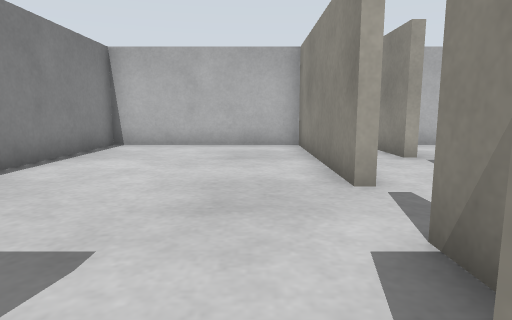
[1] (above)

16 first-person views from a walk through a world built for the Gazebo simulator. The camera is 0.5 m above the floor, tilts 8° down and sees 75° across. The floor is counted in squares, 0.5 m on a side. Each view is taken from the middle of a square. On the plan, view 1 faces up. The plan holds only what a view shows up to about 12 squares ahead; the rest is blank. The place goes on beyond the plan.

[2]
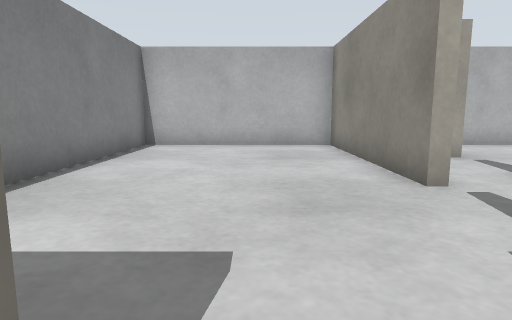

[3]
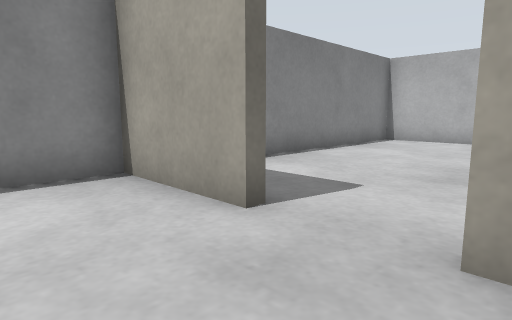

[4]
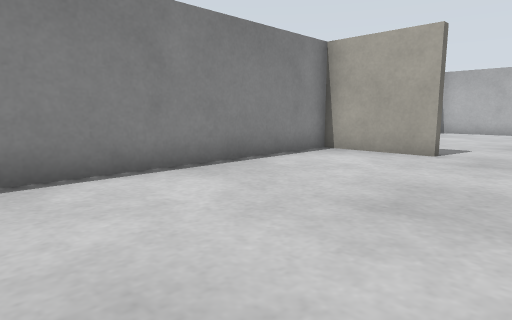

[5]
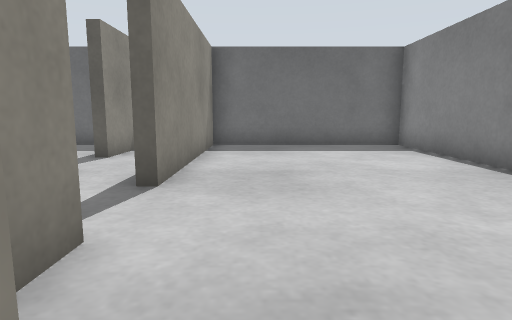

[6]
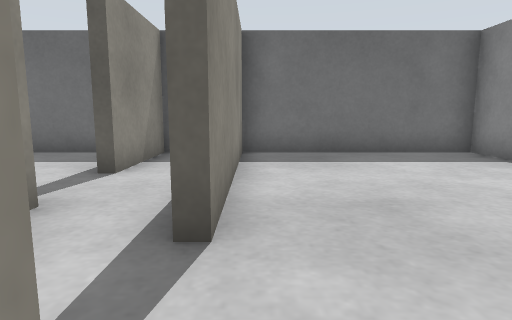

[7]
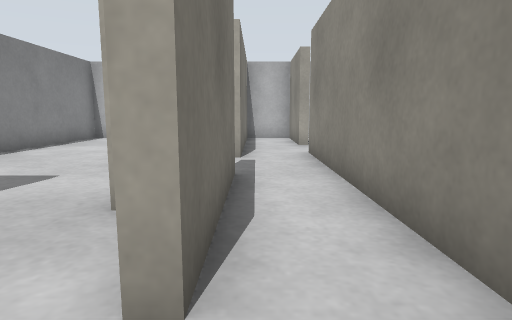

[8]
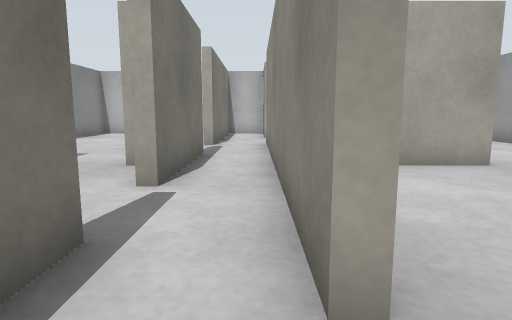

[9]
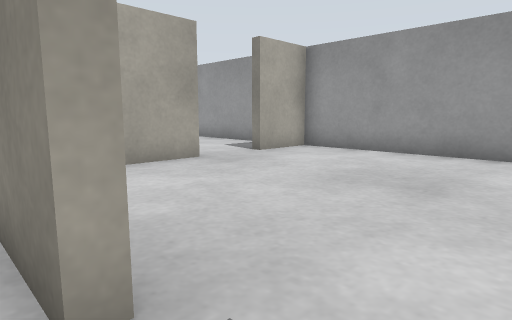

[10]
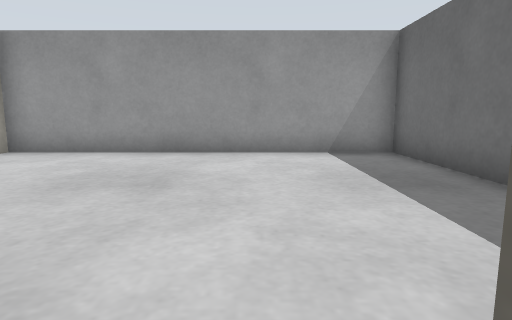

[11]
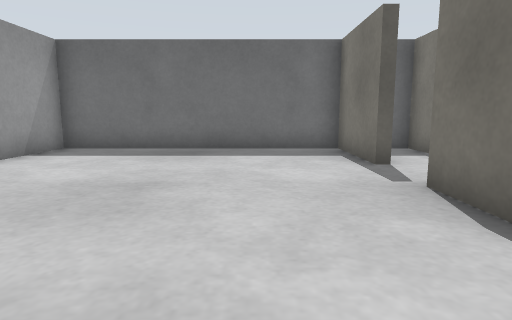

[12]
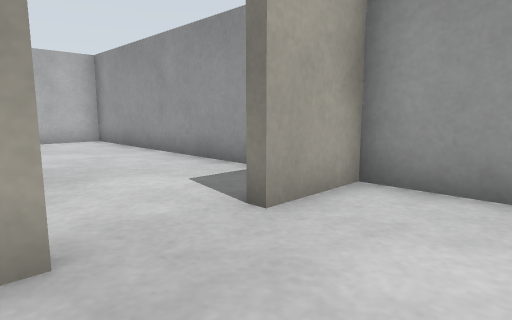

[13]
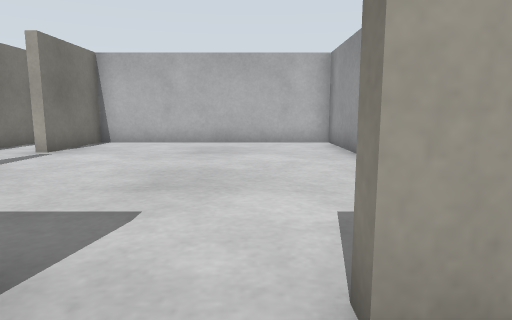

[14]
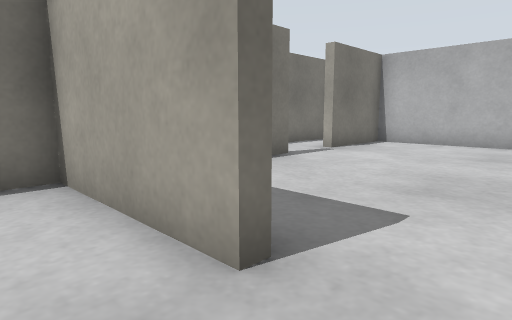

[15]
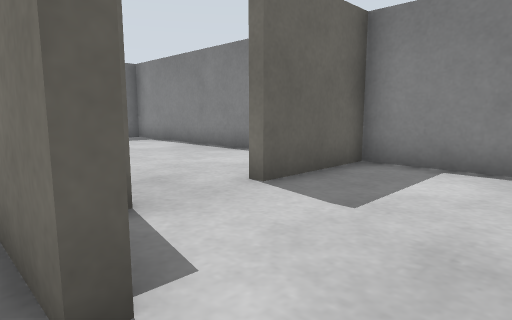

[16]
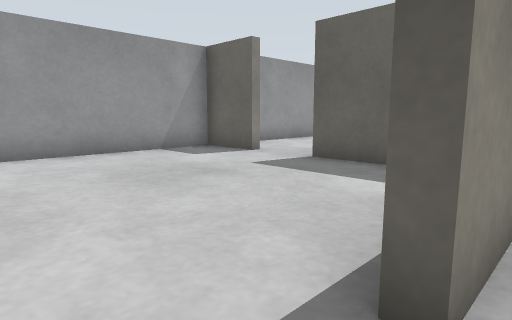

### Floor plan
Points are (right, up) in squares from view 1. A wall is a line through its corners. A room is listed if a view was taken in it or the views show most of it. See-through windows are left out.
Room 1 (views 1, 2, 3, 4, 6)
walls: (1.7, -1.5) (1.4, -1.5) (1.4, -0.8); (-1.5, 0.7) (-1.5, 0.4) (-4.5, 0.4) (-4.5, -9.5) (1.4, -9.5) (1.4, -3.5)
ways out: opening at (-0.5, 1) to room 2; opening at (2, -2.5) to room 3
Room 2 (view 5)
walls: (1.7, 4.5) (1.4, 4.5) (1.4, 10.5) (-4.5, 10.5) (-4.5, 0.7) (-1.5, 0.7); (1.4, 1.8) (1.4, 2.5)
low walls: (0.5, 0.2) (0.5, 0.8)
ways out: opening at (-0.5, 1) to room 1; opening at (2, 3.5) to room 3
Room 3 (views 7, 15)
walls: (1.7, 2.5) (1.7, -1.5); (1.4, -3.5) (1.7, -3.5) (1.7, -4.4); (3.4, -4.5) (3.4, 4.5)
low walls: (1.4, 2.5) (1.7, 2.5)
ways out: opening at (2, -2.5) to room 1; opening at (2, 3.5) to room 2; opening at (3, -4) to room 4; opening at (3, 5) to room 6
Room 4 (views 8, 9, 10)
walls: (1.7, -8.2) (1.7, -9.5) (3.4, -9.5) (3.4, -6.5)
low walls: (3.7, -4.5) (3.4, -4.5)
ways out: opening at (3, -4) to room 3; opening at (4, -5.5) to room 5
Room 5 (views 11, 12, 13, 14)
walls: (3.7, -2.9) (3.7, -4.5); (3.4, -6.5) (3.7, -6.5) (3.7, -9.5) (11.5, -9.5) (11.5, 0.4) (9.5, 0.4); (7.5, 0.7) (7.5, 0.4) (3.7, 0.4) (3.7, -0.4)
ways out: opening at (4, -5.5) to room 4; opening at (8.5, 1) to room 7
Room 6 (view 16)
walls: (3.7, 7.5) (3.4, 7.5) (3.4, 9.2); (1.7, 10.1) (1.7, 4.5); (3.4, 4.5) (3.4, 5.5)
ways out: opening at (3, 5) to room 3; opening at (4, 6.5) to room 7
Room 7 (no view inside)
walls: (3.7, 5.5) (3.7, 4.9); (9.5, 0.4) (9.5, 0.7) (11.5, 0.7) (11.5, 10.5) (3.7, 10.5) (3.7, 7.5); (5.6, 0.7) (7.5, 0.7)
low walls: (3.4, 5.5) (3.7, 5.5)
ways out: opening at (8.5, 1) to room 5; opening at (4, 6.5) to room 6

Where each view was taken, in squares from view 1:
view 1: 0 up, 0 right, facing up
view 2: 0 up, 1 left, facing up
view 3: 2 down, 1 right, facing up-left
view 4: 8 down, 1 right, facing up-left
view 5: 1 up, 0 right, facing down
view 6: 1 down, 1 right, facing down
view 7: 3 down, 2 right, facing up
view 8: 6 down, 3 right, facing up
view 9: 6 down, 3 right, facing up-right
view 10: 6 down, 3 right, facing right
view 11: 0 up, 6 right, facing down
view 12: 2 down, 7 right, facing up-right
view 13: 1 down, 9 right, facing up
view 14: 1 down, 9 right, facing up-left
view 15: 4 up, 2 right, facing down-left
view 16: 7 up, 3 right, facing down-right
